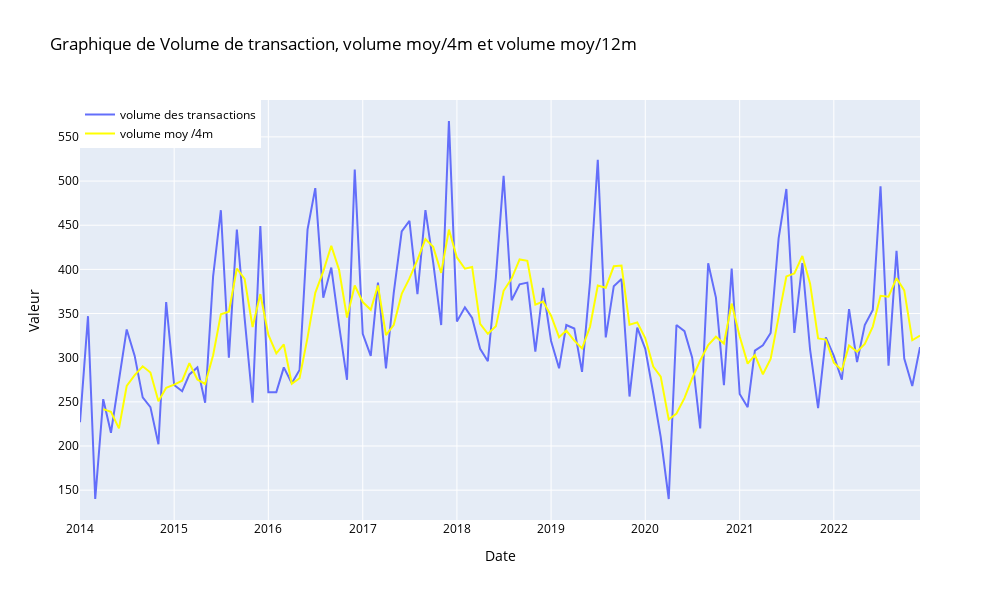

Write notebook code for a chart like this one.
### Code cell
import plotly.graph_objects as go
import pandas as pd

# Supposons que 'resultat' soit un DataFrame pandas contenant vos données

# Créer une figure
fig = go.Figure()

# Ajouter une trace pour le prix
fig.add_trace(go.Scatter(x=volume.index, y=volume["Volume de transaction/mois"], mode='lines', name='volume des transactions', line=dict(color='light green')))

# Ajouter une trace pour SMA 7
fig.add_trace(go.Scatter(x=volume.index, y=volume["sma_4"], mode='lines', name='volume moy /4m', line=dict(color='yellow')))

# Ajouter une trace pour SMA 20

# Personnaliser la mise en page du graphique
fig.update_layout(
    title='Graphique de Volume de transaction, volume moy/4m et volume moy/12m',
    xaxis=dict(title='Date'),
    yaxis=dict(title='Valeur'),
    legend=dict(x=0, y=1),
    showlegend=True,
    autosize=True,
    width=1000,  # Largeur de la figure en pixels
    height=600,   # Hauteur de la figure en pixels
    plot_bgcolor='light blue',
    paper_bgcolor='white',
    font=dict(color='black')
)

# Afficher le graphique
fig.show()

### Figure 1 — Plotly figure (JSON) as saved in the notebook; plotly's stock layout.template omitted (floating-point values rounded to 4 significant figures)
{"data": [{"line": {"color": "light green"}, "mode": "lines", "name": "volume des transactions", "type": "scatter", "x": ["2014-01", "2014-02", "2014-03", "2014-04", "2014-05", "2014-06", "2014-07", "2014-08", "2014-09", "2014-10", "2014-11", "2014-12", "2015-01", "2015-02", "2015-03", "2015-04", "2015-05", "2015-06", "2015-07", "2015-08", "2015-09", "2015-10", "2015-11", "2015-12", "2016-01", "2016-02", "2016-03", "2016-04", "2016-05", "2016-06", "2016-07", "2016-08", "2016-09", "2016-10", "2016-11", "2016-12", "2017-01", "2017-02", "2017-03", "2017-04", "2017-05", "2017-06", "2017-07", "2017-08", "2017-09", "2017-10", "2017-11", "2017-12", "2018-01", "2018-02", "2018-03", "2018-04", "2018-05", "2018-06", "2018-07", "2018-08", "2018-09", "2018-10", "2018-11", "2018-12", "2019-01", "2019-02", "2019-03", "2019-04", "2019-05", "2019-06", "2019-07", "2019-08", "2019-09", "2019-10", "2019-11", "2019-12", "2020-01", "2020-02", "2020-03", "2020-04", "2020-05", "2020-06", "2020-07", "2020-08", "2020-09", "2020-10", "2020-11", "2020-12", "2021-01", "2021-02", "2021-03", "2021-04", "2021-05", "2021-06", "2021-07", "2021-08", "2021-09", "2021-10", "2021-11", "2021-12", "2022-01", "2022-02", "2022-03", "2022-04", "2022-05", "2022-06", "2022-07", "2022-08", "2022-09", "2022-10", "2022-11", "2022-12"], "y": [227, 347, 140, 253, 215, 272, 332, 302, 255, 244, 202, 363, 269, 262, 281, 289, 249, 392, 467, 300, 445, 345, 249, 449, 261, 261, 289, 271, 286, 445, 492, 368, 402, 337, 275, 513, 327, 302, 385, 288, 373, 443, 455, 372, 467, 408, 337, 568, 341, 357, 345, 310, 296, 391, 506, 365, 383, 385, 307, 379, 319, 288, 337, 333, 284, 386, 524, 323, 381, 389, 256, 334, 310, 260, 210, 140, 337, 330, 300, 220, 407, 368, 269, 401, 259, 244, 308, 314, 328, 435, 491, 328, 407, 309, 243, 323, 302, 275, 355, 295, 337, 354, 494, 291, 421, 299, 268, 312]}, {"line": {"color": "yellow"}, "mode": "lines", "name": "volume moy /4m", "type": "scatter", "x": ["2014-01", "2014-02", "2014-03", "2014-04", "2014-05", "2014-06", "2014-07", "2014-08", "2014-09", "2014-10", "2014-11", "2014-12", "2015-01", "2015-02", "2015-03", "2015-04", "2015-05", "2015-06", "2015-07", "2015-08", "2015-09", "2015-10", "2015-11", "2015-12", "2016-01", "2016-02", "2016-03", "2016-04", "2016-05", "2016-06", "2016-07", "2016-08", "2016-09", "2016-10", "2016-11", "2016-12", "2017-01", "2017-02", "2017-03", "2017-04", "2017-05", "2017-06", "2017-07", "2017-08", "2017-09", "2017-10", "2017-11", "2017-12", "2018-01", "2018-02", "2018-03", "2018-04", "2018-05", "2018-06", "2018-07", "2018-08", "2018-09", "2018-10", "2018-11", "2018-12", "2019-01", "2019-02", "2019-03", "2019-04", "2019-05", "2019-06", "2019-07", "2019-08", "2019-09", "2019-10", "2019-11", "2019-12", "2020-01", "2020-02", "2020-03", "2020-04", "2020-05", "2020-06", "2020-07", "2020-08", "2020-09", "2020-10", "2020-11", "2020-12", "2021-01", "2021-02", "2021-03", "2021-04", "2021-05", "2021-06", "2021-07", "2021-08", "2021-09", "2021-10", "2021-11", "2021-12", "2022-01", "2022-02", "2022-03", "2022-04", "2022-05", "2022-06", "2022-07", "2022-08", "2022-09", "2022-10", "2022-11", "2022-12"], "y": [null, null, null, 241.8, 238.8, 220, 268, 280.2, 290.2, 283.2, 250.8, 266, 269.5, 274, 293.8, 275.2, 270.2, 302.8, 349.2, 352, 401, 389.2, 334.8, 372, 326, 305, 315, 270.5, 276.8, 322.8, 373.5, 397.8, 426.8, 399.8, 345.5, 381.8, 363, 354.2, 381.8, 325.5, 337, 372.2, 389.8, 410.8, 434.2, 425.5, 396, 445, 413.5, 400.8, 402.8, 338.2, 327, 335.5, 375.8, 389.5, 411.2, 409.8, 360, 363.5, 347.5, 323.2, 330.8, 319.2, 310.5, 335, 381.8, 379.2, 403.5, 404.2, 337.2, 340, 322.2, 290, 278.5, 230, 236.8, 254.2, 276.8, 296.8, 314.2, 323.8, 316, 361.2, 324.2, 293.2, 303, 281.2, 298.5, 346.2, 392, 395.5, 415.2, 383.8, 321.8, 320.5, 294.2, 285.8, 313.8, 306.8, 315.5, 335.2, 370, 369, 390, 376.2, 319.8, 325]}], "layout": {"autosize": true, "font": {"color": "black"}, "height": 600, "legend": {"x": 0, "y": 1}, "paper_bgcolor": "white", "plot_bgcolor": "light blue", "showlegend": true, "title": {"text": "Graphique de Volume de transaction, volume moy/4m et volume moy/12m"}, "width": 1000, "xaxis": {"title": {"text": "Date"}}, "yaxis": {"title": {"text": "Valeur"}}}}
